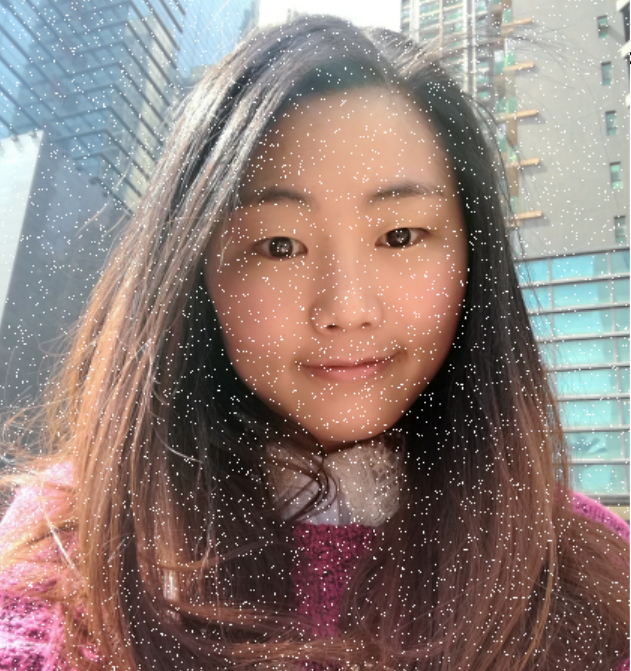
#> input picture blog43-morphology/test01_yn.png, 631 x 671 px, found by its file name
$ python blog41-08-all2.py
#> lines starting #> are read from the running program, lines starting #| are printed output that depends on the picture
# -*- coding: utf-8 -*-
# By：Eastmount CSDN 2021-06-07
import cv2
import numpy as np
import matplotlib.pyplot as plt

#读取图片
img = cv2.imread('test01_yn.png')
#> img is the input picture: shape (671, 631, 3); mean B, G, R 119.4, 125, 142.5
source = cv2.cvtColor(img,cv2.COLOR_BGR2RGB)

#中值滤波
result1 = cv2.medianBlur(source, 3)
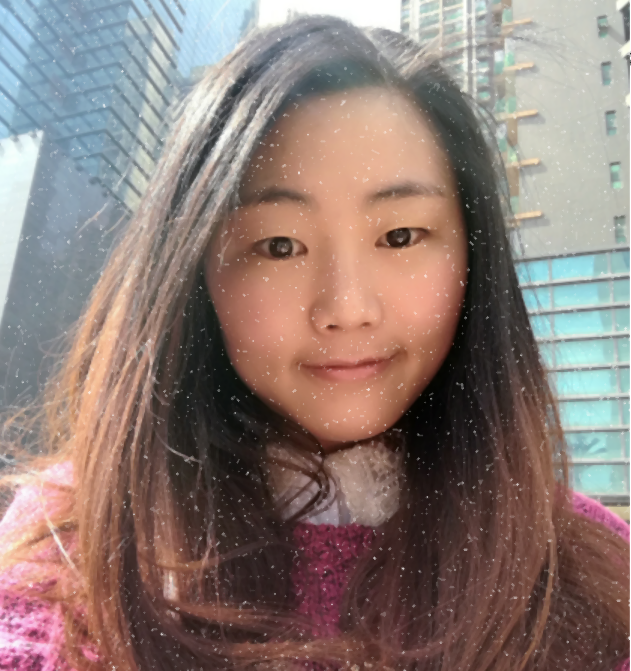
#> result1: shape (671, 631, 3); mean R, G, B 140.9, 123.1, 117.3

#高斯双边滤波
result2 =cv2.bilateralFilter(source, 15, 150, 150)
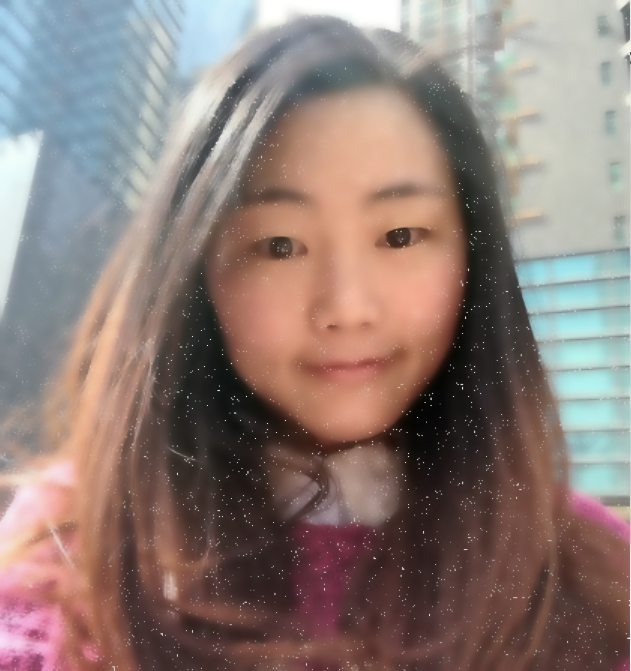
#> result2: shape (671, 631, 3); mean R, G, B 141.6, 124, 118.3

#均值迁移
result3 = cv2.pyrMeanShiftFiltering(source, 20, 50)
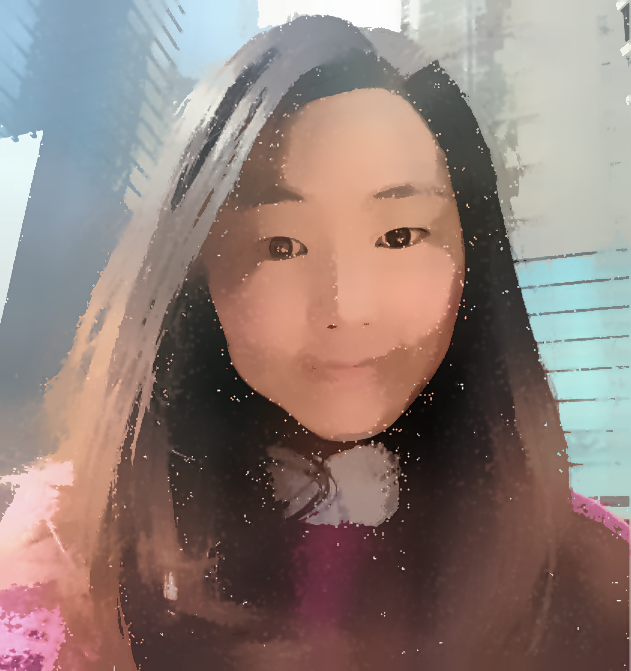
#> result3: shape (671, 631, 3); mean R, G, B 142.6, 125.2, 119.3

#用来正常显示中文标签
plt.rcParams['font.sans-serif']=['SimHei']

#显示图形
titles = ['原始图像',  '中值滤波', '双边滤波', '均值迁移']
images = [source, result1, result2, result3]
for i in range(4):
   plt.subplot(2,2,i+1), plt.imshow(images[i], 'gray')
   plt.title(titles[i])
   plt.xticks([]),plt.yticks([])
plt.show()
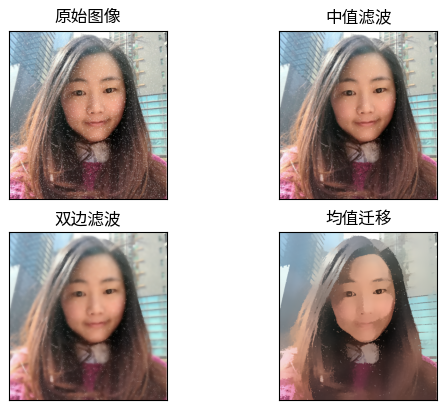
#> figure drawn by matplotlib, 4 panels
